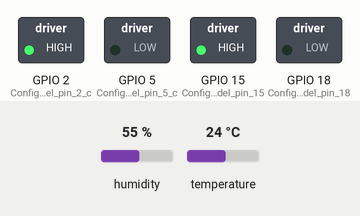
Recording of a sketch running on a simulated ESP32. Parts: switched loads named in the sketch (green lamp = pin HIGH). The inputs (shaded band) are chosen by the test bench; at power-on: humidity 55 %, temperature 24 °C. WiFi joins after 1.5 s; servers stay silent unless stated; uploads are accepted with an empty reply.

Above: at 0.1 s.
At 10.1 s:
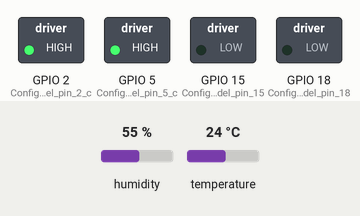
At 22.3 s:
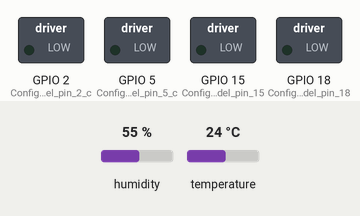
At 33.3 s:
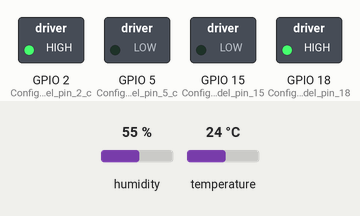
Timing chart, 0 to 34.8 s (numbered marks = the images above):
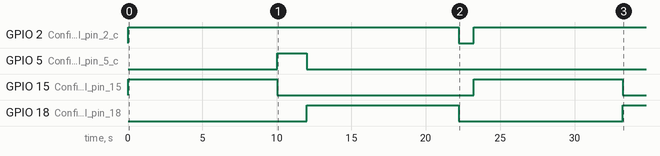

Measured:
- by itself, GPIO 2 (Configuración_del_pin_2_c): LOW → HIGH at 0.00 s, → LOW 22.2 s later, → HIGH 1.0 s later
- by itself, GPIO 5 (Configuración_del_pin_5_c): LOW → HIGH at 10.0 s, → LOW 2.0 s later
- by itself, GPIO 15 (Configuración_del_pin_15): alternates HIGH for 10.0 s and LOW for 13.2 s
- by itself, GPIO 18 (Configuración_del_pin_18): LOW → HIGH at 12.0 s, → LOW 10.2 s later, → HIGH 11.0 s later

The sketch:

esp32.ino
```cpp
/* Líbrerias necesarias para el correcto funcionamiento de todo el sistema */
#include <WiFi.h> // Líbreria para la conexión WiFi
#include <HTTPClient.h> // Líbreria para las peticiones HTTP a la estación base
#include <DFRobot_SHT3x.h> // Líbreria para la serie de sensores SHT3X (SHT31)
#include "Adafruit_SHT4x.h" // Líbreria para la serie de sensores SHT4X (SHT40)
#include <esp_sleep.h>  // Líbreria para el manejo de los modos de energía
#include <driver/uart.h>  // Líbreria para controlar despertar  la ESP de modo Light sleep a través del UART 0

/* Configuración de constantes para la comunicación con la estación base */
const String ssid = "RaspberryAP";  // Nombre del SSID del punto de acceso creado por la estación base
const String password = "raspberry";  // Contraseña para conectarse al punto de acceso creado por la estación base
const String host = "192.168.20.1";   // Dirección IP del punto de acceso creado por la estación base (Gateway)
const String port = "8080";   // Número del puerto por el cual corre el servicio HTTP creado por la estación base
const String url = "http://" + host + ":" + port;   // Concatenación de la url completa a partir de los anteriores datos

/* Creación de objetos para la lectura de los sensores */
DFRobot_SHT3x sht3x(&Wire, 0x44, 4);  // Creación de un objeto tipo SHT3X para la lectura del sensor SHT31 con dirección 0x44 (dirección por defecto)
Adafruit_SHT4x sht4 = Adafruit_SHT4x();  // Creación de un objeto tipo SHT4X para la lectura del sensor SHT40 (la inicialización del objeto se encarga de buscar la dirección del dispositivo)

/* Definición de la configuración inicial de puerto UART y otros pines para debuging */
void setup() {
  Serial.begin(9600);   // Inicio del serial (UART0) a 9600 baudios (velocidad de comunicación por defecto de los módulos HC12)
  while (!Serial) delay(500);   // Bucle infinito hasta que el Serial se inicie correctamente
  uart_set_wakeup_threshold(0, 3);  // Establecimiento de umbral (3) para despertar la ESP32 a través del UART0 (0)
  esp_sleep_enable_uart_wakeup(0);  // Establecimiento del puerto UART el cual va a despertar la ESP32 (el UART 2 no permite esta función)
  pinMode(2, OUTPUT);   // Configuración del pin 2 como salida para conocer cuando la ESP32 esta en proceso de lectura, conexión y envío de datos (Proceso completo)
  pinMode(15, OUTPUT);   // Configuración del pin 15 como salida para conocer cuando la ESP32 esta en proceso de lectura del los sensores
  pinMode(5, OUTPUT);   // Configuración del pin 5 como salida para conocer cuando la ESP32 esta en proceso de conexión con el WiFi
  pinMode(18, OUTPUT);   // Configuración del pin 18 como salida para conocer cuando la ESP32 esta en proceso de envío de datos a través del protocolo HTTP
}

/* Loop infinito que se ejecutará cada vez que la ESP32 despierte del modo Light sleep */
void loop() {
  digitalWrite(2, HIGH);  // pin 2 encendido para notificar el inicio del proceso completo
  digitalWrite(15, HIGH);  // pin 15 encendido para notificar el inicio del proceso de la lectura de sensores
  double* measuresSht31 = getSHT31();   // Obtención de la temperatura la humedad relativa (vector de dos posisciones) del sensor SHT31
  double temp = measuresSht31[0];   // Asiganación de la primera posición del vector obtenido a la variable temp
  double hs = measuresSht31[1];   // Asiganación de la segunda posición del vector obtenido a la variable hs
  // double* measuresSht40 = getSHT40();  // Obtención de la temperatura la humedad relativa (vector de dos posisciones) del sensor SHT40
  // double temp = measuresSht40[0];   // Asiganación de la primera posición del vector obtenido a la variable temp
  // double ha = measuresSht40[1];  // Asiganación de la segunda posición del vector obtenido a la variable ha
  // double hs = 50.25;  // Valor asignado mientras se define el sensor de esta lectura
  double ha = 50.25;  // Valor asignado mientras se define el sensor de esta lectura
  double co2 = getCo2();  // Asignación de la cantidad de CO2 a través de la función getCo2
  double rad = getLuminosity();  // Asignación de la cantidad de radiación solar a través de la función getLuminosity
  delay(10000);   // Espera de 10 segundos para que le módulo WiFi se configure correctamente una vez despierta del modo Light sleep
  digitalWrite(15, LOW);  // pin 15 apagado para notificar el fin del proceso de la lectura de sensores
  digitalWrite(5, HIGH);  // pin 5 encendido para notificar el inicio del proceso de la conexion WiFi
  wifiConnection(ssid, password);   // Intento de conexión al punto de acceso definido en las contantes globales
  String mac  = getMac();   // Obtención de la dirección MAC una vez realizada la conexión exitosamente
  digitalWrite(5, LOW);  // pin 5 apagado para notificar el fin del proceso de la conexion WiFi
  String data = "{\"temp\":" + String(temp) + ",\"hs\":" + String(hs) + ",\"ha\":" + String(ha) + ",\"co2\":" + String(co2) + ",\"rad\":" + String(rad) + ",\"mac\":\"" + mac + "\"}";  // Construcción del objeto JSOn que se enviará a la estación base
  digitalWrite(18, HIGH);  // pin 18 encendido para notificar el inicio del proceso de envío de datos a través del protocolo HTTP
  sendRequest(url, data);   // Envío de datos a través del protocolo HTTP a la URL definida y con los datos construidos anteriormente
  delay(10000);   // Espera de 10 segundos para asegurar el correcto envío de datos
  digitalWrite(18, LOW);  // pin 18 apagado para notificar el fin del proceso de envío de datos a través del protocolo HTTP
  digitalWrite(2, LOW);  // pin 2 apagado para notificar el fin del proceso completo
  esp_light_sleep_start();  // ESP32 en modo light sleep
}

/* Conexión del módulo WiFi (recibe por parámetros el ssid y la contraseña) */
void wifiConnection(String ssid, String password){
  WiFi.begin(ssid, password);   // Inicialización de un objeto WiFi con el ssid y la contraseña proporcionada por parámetros
  while(WiFi.status() != WL_CONNECTED) delay(1000);   // Bucle infinito hasta no lograr una conexión exitosa
}

/* Obtención de la dirección MAC de la ESP32 */
String getMac(){
  return WiFi.macAddress();   // Retorno en formato string de la dirección MAC de la ESP32
}

/* Envío de petición HTTP a la estación base (recibe por parámetros la URL destino y los datos en formato JSON) */
void sendRequest(String url, String data){
  int attempts = 0;   // Creación de variable entera para controlar el número de intentos de la petición en caso de que falle
  int responseCode = 0;   // Creación de variable entera para controlar el código de estado de la petición HTTP
  HTTPClient http;  // Creación de un objeto HTTP
  http.begin(url);  // Inicialización del objeto HTTP con la URLproporcionada por parámetro
  http.addHeader("Content-Type", "application/json");   // Adición de la cabecera para enviar los datos en formato JSON (necesaria para la estación base)
  /* Inicio de un bucle controlado para envir la petici´´on HTTP más de unavez en caso de que falle la primera vez */
  do{
    responseCode = http.POST(data);   // Almacenamiento del código de estado enviado por la estación base
    if(responseCode != 200) attempts++;   // Condicional para aumentar el número de intentos en caso de que el código de estado sea diferente de 200 (200 OK)
  } while (responseCode != 200 && attempts != 4);   // Control del bucle. El bucle se repite mientras el código de estado no sea 200 o en número de intentos sea difernete de 4
  http.end();   // Culminación del objeto HTTP para evitar desbordameinto de memoria
}

/* Obtención de la temperatura y humedad del sensor SHT31 */
double* getSHT31(){
  while (sht3x.begin() != 0) delay(500);   // Bucle infinito hasta que no se establezca comunicación con el sensor SHT31
  double temperature = sht3x.getTemperatureC();   // Obtención de la temperatura en grados centigrados en formato flotente
  double humidity = sht3x.getHumidityRH();   // Obtención de la humedad relativa (%) en formato flotente
  static double measures[2];  // Creación de un vector de dos posiciones que se retornará posteriormente
  measures[0] = temperature;  // Asignación de la temperatura leida a la primera posisción del vector
  measures[1] = humidity;  // Asignación de la humedad relativa leida a la segunda posisción del vector
  return measures;  // Retorno del vector con los valores de temperatura y humedad (primera y segunda posición respectivamente)
}

/* Obtención de la temperatura y humedad del sensor SHT31 */
double* getSHT40(){
  while(!sht4.begin()) delay(500);   // Bucle infinito hasta que no se establezca comunicación con el sensor SHT40
  sht4.setPrecision(SHT4X_HIGH_PRECISION);  // Configuración de la presición del sensor
  sht4.setHeater(SHT4X_NO_HEATER);  // Configuración del calentador interno del sensor
  sensors_event_t humidity, temp;   // Creación de dos eventos que permiten leer la temperatura y humedad
  sht4.getEvent(&humidity, &temp);  // Obtención de temperatura y humedad a través de los eventos creados anteriormente
  static double measures[2];  // Creación de un vector de dos posiciones que se retornará posteriormente
  measures[0] = temp.temperature;  // Asignación de la temperatura leida a la primera posisción del vector
  measures[1] = humidity.relative_humidity;  // Asignación de la humedad relativa leida a la segunda posisción del vector
  return measures;  // Retorno del vector con los valores de temperatura y humedad (primera y segunda posición respectivamente)
}

/* Incluir lógica necesaria dentro de la función para la lectura del sensor de CO2 */
double getCo2(){
  return 600.25;
}

/* Incluir lógica necesaria dentro de la función para la lectura del sensor de luminosidad o radiación solar */
double getLuminosity(){
  return 126.29;
}
```
